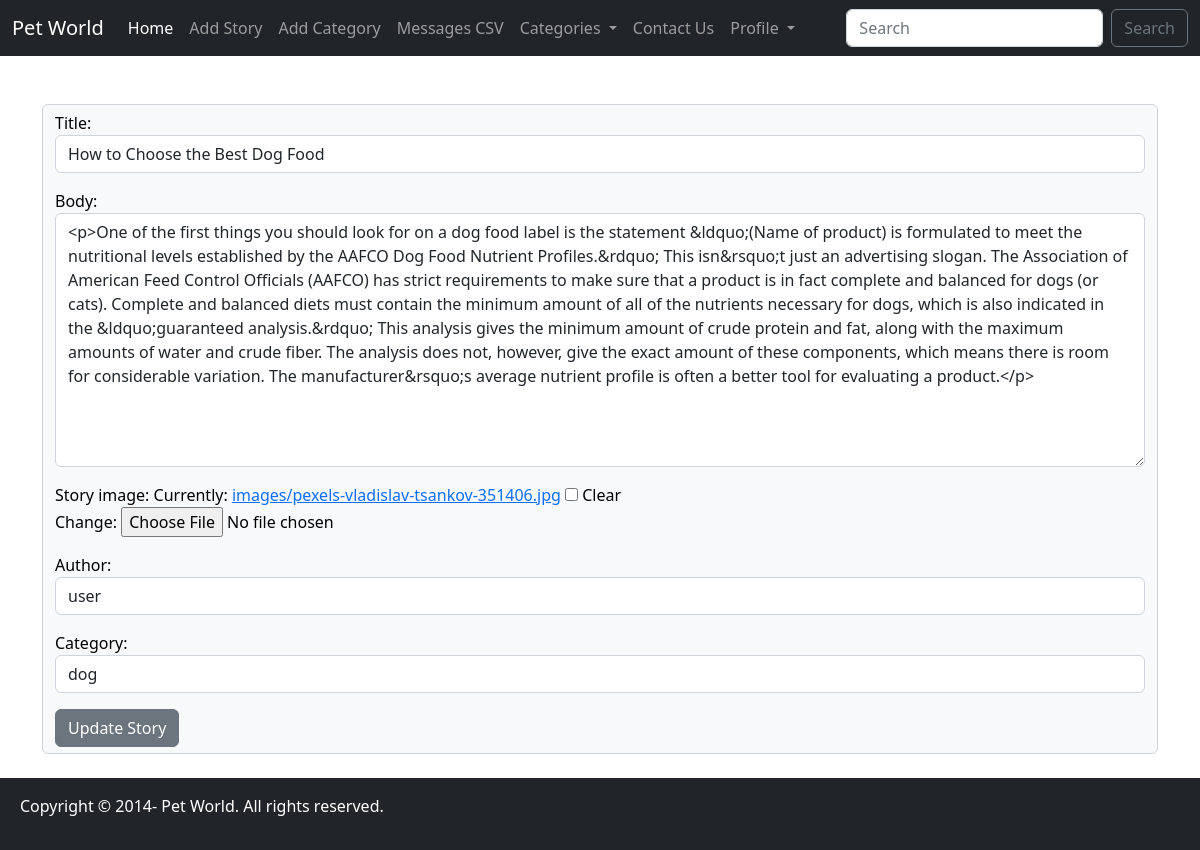
Page /editstory/1 (signed in) on the committed database.
### myapp/models.py (models this page shows, shortened)
class Story(models.Model):
    title = models.CharField(max_length=300)
    body = RichTextField()
    story_image = models.ImageField(blank=True, null=True, upload_to='images/')
    author = models.ForeignKey(User, on_delete=models.CASCADE)
    created_at = models.DateField(auto_now_add=True)
    category = models.ForeignKey(Category, null=True, on_delete=models.SET_NULL)

### myapp/views.py (the view)
# urls.py: path('editstory/<story_id>', views.editstoryview, name="editstory"),
def editstoryview(request, story_id):
    story = Story.objects.get(pk=story_id)
    if request.user.is_superuser:
        form = AddStoryAdminForm(request.POST or None, request.FILES or None, instance=story)
    else:
        form = AddStoryForm(request.POST or None, request.FILES or None, instance=story)
    if form.is_valid():
        form.save()
        messages.success(request, "You have updated the story successfully")
        return redirect('home')
    return render(request, 'editstory.html', {'form':form, 'story':story})

### myapp/forms.py
class AddStoryAdminForm(forms.ModelForm):
    class Meta:
        model = Story
        fields = ('title', 'body', 'story_image', 'author', 'category')
        widgets = {
            'title':forms.TextInput(attrs={'class':'form-control'}),
            'body':forms.Textarea(attrs={'class':'form-control'}),
            'author':forms.Select(attrs={'class':'form-control'}),
            'category':forms.Select(attrs={'class':'form-control'}),
        }

### myapp/models.py (called while the page is built)
    def __str__(self):
        return self.name

### templates/editstory.html (shortened to what this page needs)
{% extends 'base.html' %}
{% block content %}
<br/>
{% if user.is_authenticated %}
{% if user == story.author %}
<div class="container">
    <div class="form-control text-bg-light">
        <form method="POST" enctype="multipart/form-data">
            {{form.as_p}}
            <input class="btn btn-secondary" type="submit" value="Update Story">
        </form>
    </div>
</div>
{% endif %}
{% endif %}
<br/>
{% endblock %}

### rows in the picture
Story: title "How to Choose the Best Dog Food", body "<p>One of the first things you should look for on a dog food label is the statement &ldquo;(Name of product) is formulated to meet the nutritional levels established by the AAFCO Dog Food Nutrient Profiles.&rdquo; This isn&rsquo;t just an advertising slogan. The Association of American Feed Control Officials (AAFCO) has strict requirements to make sure that a product is in fact complete and balanced for dogs (or cats). Complete and balanced diets must contain the minimum amount of all of the nutrients necessary for dogs, which is also indicated in the &ldquo;guaranteed analysis.&rdquo; This analysis gives the minimum amount of crude protein and fat, along with the maximum amounts of water…", author "user", category "dog"
